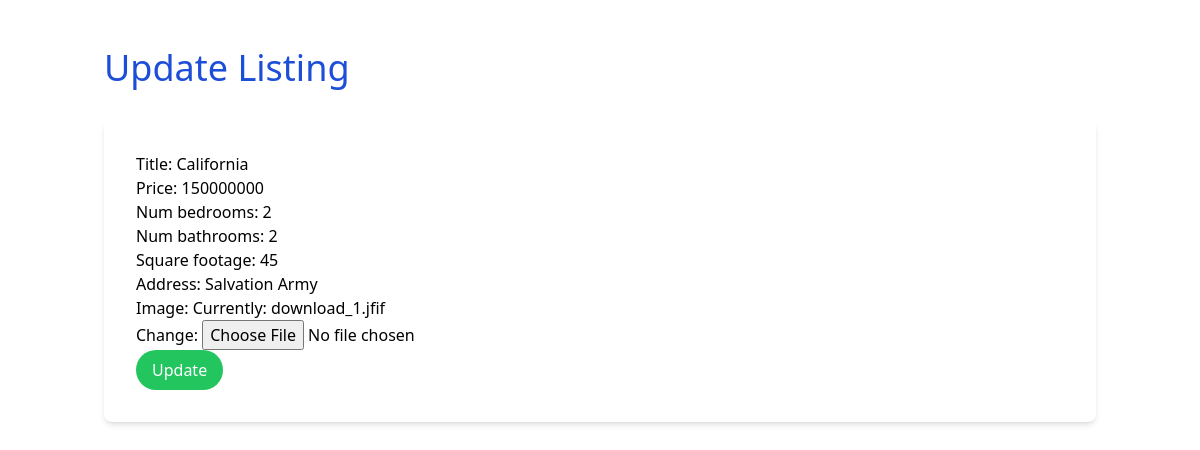
/listings/2/edit/, run on the app's committed database.
### listings/models.py (models this page shows, shortened)
class Listing(models.Model):
    title = models.CharField(max_length=100)
    price = models.IntegerField()
    num_bedrooms = models.IntegerField()
    num_bathrooms = models.IntegerField()
    square_footage = models.IntegerField()
    address = models.CharField(max_length=100)
    image = models.ImageField()

### listings/views.py (the view)
# urls.py: path('listings/<pk>/edit/', listing_update),
def listing_update(request, pk):
    listing = Listing.objects.get(id=pk)
    form = ListingForm(instance=listing)
    if request.method == "POST":
        form = ListingForm(request.POST, instance=listing, files=request.FILES)
        if form.is_valid():
            form.save()
            return redirect("/")
    context = {
        "form": form
    }
    return render(request, "listing_update.html", context)

### listings/forms.py
class ListingForm(ModelForm):
    class Meta:
        model = Listing
        fields = [
          'title',
          'price',
          'num_bedrooms',
          'num_bathrooms',
          'square_footage',
          'address',
          'image',
        ]

### templates/listing_update.html (shortened to what this page needs)
{% extends "base.html" %}
{% block content %}
<div class="container mx-auto mt-8">
    <h1 class="text-4xl text-blue-700 mb-8">Update Listing</h1>
    <form method="post" enctype="multipart/form-data" class="bg-white p-8 rounded-lg shadow-md">
        {{ form.as_p }}
        <button type="submit" class="bg-green-500 text-white py-2 px-4 rounded-full hover:bg-green-600">
            Update
        </button>
    </form>
</div>
{% endblock %}

### data on the page
Listing: title "California", price "150000000", num_bedrooms "2", num_bathrooms "2", square_footage "45", address "Salvation Army"
